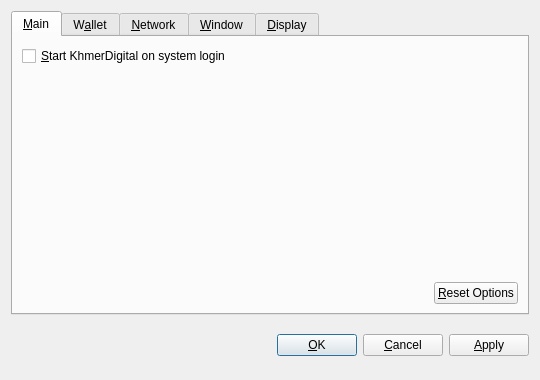
<?xml version="1.0" encoding="UTF-8"?>
<ui version="4.0">
 <class>OptionsDialog</class>
 <widget class="QDialog" name="OptionsDialog">
  <property name="geometry">
   <rect>
    <x>0</x>
    <y>0</y>
    <width>540</width>
    <height>380</height>
   </rect>
  </property>
  <property name="windowTitle">
   <string>Options</string>
  </property>
  <property name="modal">
   <bool>true</bool>
  </property>
  <layout class="QVBoxLayout" name="verticalLayout">
   <item>
    <widget class="QTabWidget" name="tabWidget">
     <property name="tabPosition">
      <enum>QTabWidget::North</enum>
     </property>
     <property name="currentIndex">
      <number>0</number>
     </property>
     <widget class="QWidget" name="tabMain">
      <attribute name="title">
       <string>&amp;Main</string>
      </attribute>
      <layout class="QVBoxLayout" name="verticalLayout_Main">
       <item>
        <widget class="QCheckBox" name="bitcoinAtStartup">
         <property name="toolTip">
          <string>Automatically start KhmerDigital after logging in to the system.</string>
         </property>
         <property name="text">
          <string>&amp;Start KhmerDigital on system login</string>
         </property>
        </widget>
       </item>
       <item>
        <spacer name="verticalSpacer_Main">
         <property name="orientation">
          <enum>Qt::Vertical</enum>
         </property>
         <property name="sizeHint" stdset="0">
          <size>
           <width>20</width>
           <height>40</height>
          </size>
         </property>
        </spacer>
       </item>
       <item>
        <layout class="QHBoxLayout" name="horizontalLayout_2_Main">
         <item>
          <spacer name="horizontalSpacer_2_Main">
           <property name="orientation">
            <enum>Qt::Horizontal</enum>
           </property>
           <property name="sizeHint" stdset="0">
            <size>
             <width>40</width>
             <height>20</height>
            </size>
           </property>
          </spacer>
         </item>
         <item>
          <widget class="QPushButton" name="resetButton">
           <property name="toolTip">
            <string>Reset all client options to default.</string>
           </property>
           <property name="text">
            <string>&amp;Reset Options</string>
           </property>
           <property name="autoDefault">
            <bool>false</bool>
           </property>
          </widget>
         </item>
        </layout>
       </item>
      </layout>
     </widget>
     <widget class="QWidget" name="tabWallet">
      <attribute name="title">
       <string>W&amp;allet</string>
      </attribute>
      <layout class="QVBoxLayout" name="verticalLayout_Network">
       <item>
        <widget class="QLabel" name="transactionFeeInfoLabel">
         <property name="text">
          <string>Optional transaction fee per kB that helps make sure your transactions are processed quickly. Most transactions are 1 kB.</string>
         </property>
         <property name="textFormat">
          <enum>Qt::PlainText</enum>
         </property>
         <property name="wordWrap">
          <bool>true</bool>
         </property>
        </widget>
       </item>
       <item>
        <layout class="QHBoxLayout" name="horizontalLayout_1_Main">
         <item>
          <widget class="QLabel" name="transactionFeeLabel">
           <property name="text">
            <string>Pay transaction &amp;fee</string>
           </property>
           <property name="textFormat">
            <enum>Qt::PlainText</enum>
           </property>
           <property name="buddy">
            <cstring>transactionFee</cstring>
           </property>
          </widget>
         </item>
         <item>
          <widget class="BitcoinAmountField" name="transactionFee"/>
         </item>
         <item>
          <spacer name="horizontalSpacer_1_Main">
           <property name="orientation">
            <enum>Qt::Horizontal</enum>
           </property>
           <property name="sizeHint" stdset="0">
            <size>
             <width>40</width>
             <height>20</height>
            </size>
           </property>
          </spacer>
         </item>
        </layout>
       </item>
       <item>
        <widget class="QLabel" name="label">
         <property name="text">
          <string>If you disable the spending of unconfirmed change, the change from a transaction cannot be used until that transaction has at least one confirmation. This also affects how your balance is computed.</string>
         </property>
         <property name="wordWrap">
          <bool>true</bool>
         </property>
        </widget>
       </item>
       <item>
        <widget class="QCheckBox" name="spendZeroConfChange">
         <property name="text">
          <string>Spend unconfirmed change  (experts only)</string>
         </property>
        </widget>
       </item>
       <item>
        <spacer name="verticalSpacer">
         <property name="orientation">
          <enum>Qt::Vertical</enum>
         </property>
         <property name="sizeHint" stdset="0">
          <size>
           <width>20</width>
           <height>40</height>
          </size>
         </property>
        </spacer>
       </item>
      </layout>
     </widget>
     <widget class="QWidget" name="tabNetwork">
      <attribute name="title">
       <string>&amp;Network</string>
      </attribute>
      <layout class="QVBoxLayout" name="verticalLayout_Network">
       <item>
        <widget class="QCheckBox" name="mapPortUpnp">
         <property name="toolTip">
          <string>Automatically open the KhmerDigital client port on the router. This only works when your router supports UPnP and it is enabled.</string>
         </property>
         <property name="text">
          <string>Map port using &amp;UPnP</string>
         </property>
        </widget>
       </item>
       <item>
        <widget class="QCheckBox" name="connectSocks">
         <property name="toolTip">
          <string>Connect to the KhmerDigital network through a SOCKS proxy (e.g. when connecting through Tor).</string>
         </property>
         <property name="text">
          <string>&amp;Connect through SOCKS proxy:</string>
         </property>
        </widget>
       </item>
       <item>
        <layout class="QHBoxLayout" name="horizontalLayout_Network">
         <item>
          <widget class="QLabel" name="proxyIpLabel">
           <property name="text">
            <string>Proxy &amp;IP:</string>
           </property>
           <property name="textFormat">
            <enum>Qt::PlainText</enum>
           </property>
           <property name="buddy">
            <cstring>proxyIp</cstring>
           </property>
          </widget>
         </item>
         <item>
          <widget class="QValidatedLineEdit" name="proxyIp">
           <property name="maximumSize">
            <size>
             <width>140</width>
             <height>16777215</height>
            </size>
           </property>
           <property name="toolTip">
            <string>IP address of the proxy (e.g. 127.0.0.1)</string>
           </property>
          </widget>
         </item>
         <item>
          <widget class="QLabel" name="proxyPortLabel">
           <property name="text">
            <string>&amp;Port:</string>
           </property>
           <property name="textFormat">
            <enum>Qt::PlainText</enum>
           </property>
           <property name="buddy">
            <cstring>proxyPort</cstring>
           </property>
          </widget>
         </item>
         <item>
          <widget class="QLineEdit" name="proxyPort">
           <property name="maximumSize">
            <size>
             <width>55</width>
             <height>16777215</height>
            </size>
           </property>
           <property name="toolTip">
            <string>Port of the proxy (e.g. 9050)</string>
           </property>
          </widget>
         </item>
         <item>
          <widget class="QLabel" name="socksVersionLabel">
           <property name="text">
            <string>SOCKS &amp;Version:</string>
           </property>
           <property name="textFormat">
            <enum>Qt::PlainText</enum>
           </property>
           <property name="buddy">
            <cstring>socksVersion</cstring>
           </property>
          </widget>
         </item>
         <item>
          <widget class="QValueComboBox" name="socksVersion">
           <property name="toolTip">
            <string>SOCKS version of the proxy (e.g. 5)</string>
           </property>
          </widget>
         </item>
         <item>
          <spacer name="horizontalSpacer_Network">
           <property name="orientation">
            <enum>Qt::Horizontal</enum>
           </property>
           <property name="sizeHint" stdset="0">
            <size>
             <width>40</width>
             <height>20</height>
            </size>
           </property>
          </spacer>
         </item>
        </layout>
       </item>
       <item>
        <spacer name="verticalSpacer_Network">
         <property name="orientation">
          <enum>Qt::Vertical</enum>
         </property>
         <property name="sizeHint" stdset="0">
          <size>
           <width>20</width>
           <height>40</height>
          </size>
         </property>
        </spacer>
       </item>
      </layout>
     </widget>
     <widget class="QWidget" name="tabWindow">
      <attribute name="title">
       <string>&amp;Window</string>
      </attribute>
      <layout class="QVBoxLayout" name="verticalLayout_Window">
       <item>
        <widget class="QCheckBox" name="minimizeToTray">
         <property name="toolTip">
          <string>Show only a tray icon after minimizing the window.</string>
         </property>
         <property name="text">
          <string>&amp;Minimize to the tray instead of the taskbar</string>
         </property>
        </widget>
       </item>
       <item>
        <widget class="QCheckBox" name="minimizeOnClose">
         <property name="toolTip">
          <string>Minimize instead of exit the application when the window is closed. When this option is enabled, the application will be closed only after selecting Quit in the menu.</string>
         </property>
         <property name="text">
          <string>M&amp;inimize on close</string>
         </property>
        </widget>
       </item>
       <item>
        <spacer name="verticalSpacer_Window">
         <property name="orientation">
          <enum>Qt::Vertical</enum>
         </property>
         <property name="sizeHint" stdset="0">
          <size>
           <width>20</width>
           <height>40</height>
          </size>
         </property>
        </spacer>
       </item>
      </layout>
     </widget>
     <widget class="QWidget" name="tabDisplay">
      <attribute name="title">
       <string>&amp;Display</string>
      </attribute>
      <layout class="QVBoxLayout" name="verticalLayout_Display">
       <item>
        <layout class="QHBoxLayout" name="horizontalLayout_1_Display">
         <item>
          <widget class="QLabel" name="langLabel">
           <property name="text">
            <string>User Interface &amp;language:</string>
           </property>
           <property name="textFormat">
            <enum>Qt::PlainText</enum>
           </property>
           <property name="buddy">
            <cstring>lang</cstring>
           </property>
          </widget>
         </item>
         <item>
          <widget class="QValueComboBox" name="lang">
           <property name="toolTip">
            <string>The user interface language can be set here. This setting will take effect after restarting KhmerDigital.</string>
           </property>
          </widget>
         </item>
        </layout>
       </item>
       <item>
        <layout class="QHBoxLayout" name="horizontalLayout_2_Display">
         <item>
          <widget class="QLabel" name="unitLabel">
           <property name="text">
            <string>&amp;Unit to show amounts in:</string>
           </property>
           <property name="textFormat">
            <enum>Qt::PlainText</enum>
           </property>
           <property name="buddy">
            <cstring>unit</cstring>
           </property>
          </widget>
         </item>
         <item>
          <widget class="QValueComboBox" name="unit">
           <property name="toolTip">
            <string>Choose the default subdivision unit to show in the interface and when sending coins.</string>
           </property>
          </widget>
         </item>
        </layout>
       </item>
       <item>
        <widget class="QCheckBox" name="displayAddresses">
         <property name="toolTip">
          <string>Whether to show KhmerDigital addresses in the transaction list or not.</string>
         </property>
         <property name="text">
          <string>&amp;Display addresses in transaction list</string>
         </property>
        </widget>
       </item>
       <item>
        <widget class="QCheckBox" name="coinControlFeatures">
         <property name="toolTip">
          <string>Whether to show coin control features or not.</string>
         </property>
         <property name="text">
          <string>Display coin &amp;control features (experts only!)</string>
         </property>
        </widget>
       </item>
       <item>
        <spacer name="verticalSpacer_Display">
         <property name="orientation">
          <enum>Qt::Vertical</enum>
         </property>
         <property name="sizeHint" stdset="0">
          <size>
           <width>20</width>
           <height>40</height>
          </size>
         </property>
        </spacer>
       </item>
      </layout>
     </widget>
    </widget>
   </item>
   <item>
    <layout class="QHBoxLayout" name="horizontalLayout_Buttons">
     <item>
      <spacer name="horizontalSpacer_1">
       <property name="orientation">
        <enum>Qt::Horizontal</enum>
       </property>
       <property name="sizeHint" stdset="0">
        <size>
         <width>40</width>
         <height>48</height>
        </size>
       </property>
      </spacer>
     </item>
     <item>
      <widget class="QLabel" name="statusLabel">
       <property name="font">
        <font>
         <weight>75</weight>
         <bold>true</bold>
        </font>
       </property>
       <property name="text">
        <string/>
       </property>
       <property name="textFormat">
        <enum>Qt::PlainText</enum>
       </property>
       <property name="wordWrap">
        <bool>true</bool>
       </property>
      </widget>
     </item>
     <item>
      <spacer name="horizontalSpacer_2">
       <property name="orientation">
        <enum>Qt::Horizontal</enum>
       </property>
       <property name="sizeHint" stdset="0">
        <size>
         <width>40</width>
         <height>48</height>
        </size>
       </property>
      </spacer>
     </item>
     <item>
      <widget class="QPushButton" name="okButton">
       <property name="text">
        <string>&amp;OK</string>
       </property>
      </widget>
     </item>
     <item>
      <widget class="QPushButton" name="cancelButton">
       <property name="text">
        <string>&amp;Cancel</string>
       </property>
       <property name="autoDefault">
        <bool>false</bool>
       </property>
      </widget>
     </item>
     <item>
      <widget class="QPushButton" name="applyButton">
       <property name="text">
        <string>&amp;Apply</string>
       </property>
       <property name="autoDefault">
        <bool>false</bool>
       </property>
      </widget>
     </item>
    </layout>
   </item>
  </layout>
 </widget>
 <customwidgets>
  <customwidget>
   <class>BitcoinAmountField</class>
   <extends>QSpinBox</extends>
   <header>bitcoinamountfield.h</header>
  </customwidget>
  <customwidget>
   <class>QValueComboBox</class>
   <extends>QComboBox</extends>
   <header>qvaluecombobox.h</header>
  </customwidget>
  <customwidget>
   <class>QValidatedLineEdit</class>
   <extends>QLineEdit</extends>
   <header>qvalidatedlineedit.h</header>
  </customwidget>
 </customwidgets>
 <resources/>
 <connections/>
</ui>
